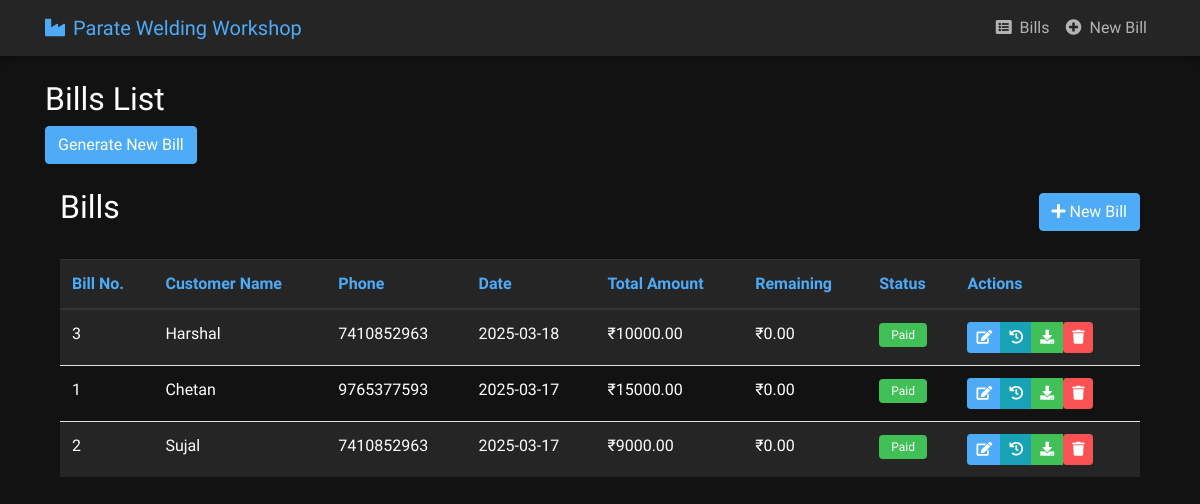
Before: / with the older database file.
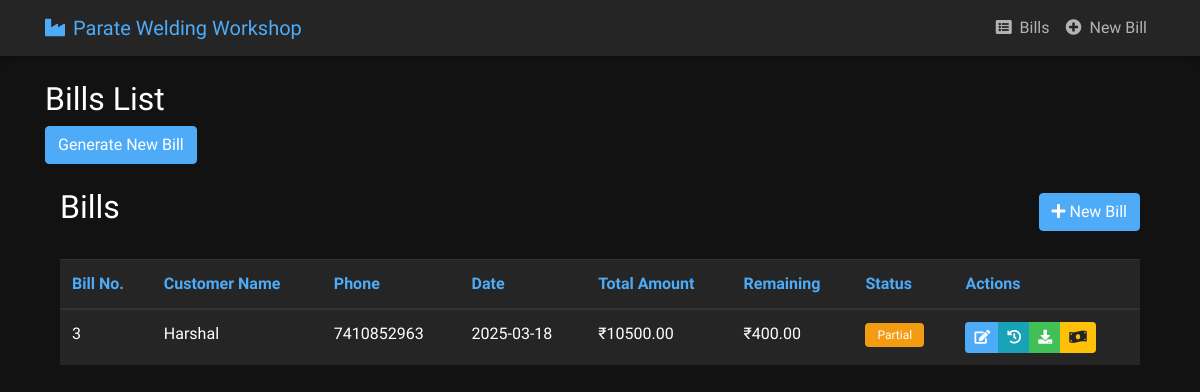
After: the same page with the newer database file.
### app.py (models this page shows)
class Bill(db.Model):
    id = db.Column(db.Integer, primary_key=True)
    customer_name = db.Column(db.String(100), nullable=False)
    phone_number = db.Column(db.String(10), nullable=False)
    bill_date = db.Column(db.DateTime, nullable=False, default=datetime.utcnow)
    total_amount = db.Column(db.Float, nullable=False)
    remaining_amount = db.Column(db.Float, nullable=False)
    items = db.relationship('BillItem', backref='bill', lazy=True)
    payments = db.relationship('Payment', backref='bill', lazy=True)

### app.py (the view)
@app.route('/')
def index():
    bills = Bill.query.order_by(Bill.bill_date.desc()).all()
    return render_template('bill_list.html', bills=bills)

### templates/bill_list.html (shortened to what this page needs)
{% extends "base.html" %}
{% block content %}
<div class="row">
    <div class="col-12">
        <h2>Bills List</h2>
        <div class="mb-3">
            <a href="{{ url_for('generate_bill') }}" class="btn btn-primary">Generate New Bill</a>
        </div>
        <div class="container mt-4">
            <div class="d-flex justify-content-between align-items-center mb-4">
                <h2>Bills</h2>
                <a href="{{ url_for('generate_bill') }}" class="btn btn-primary">
                    <i class="fas fa-plus"></i> New Bill
                </a>
            </div>
            {% if bills %}
            <div class="table-responsive">
                <table class="table table-striped">
                    <thead>
                        <tr>
                            <th>Bill No.</th>
                            <th>Customer Name</th>
                            <th>Phone</th>
                            <th>Date</th>
                            <th>Total Amount</th>
                            <th>Remaining</th>
                            <th>Status</th>
                            <th>Actions</th>
                        </tr>
                    </thead>
                    <tbody>
                        {% for bill in bills %}
                        <tr>
                            <td>{{ bill.id }}</td>
                            <td>{{ bill.customer_name }}</td>
                            <td>{{ bill.phone_number }}</td>
                            <td>{{ bill.bill_date.strftime('%Y-%m-%d') }}</td>
                            <td>₹{{ "%.2f"|format(bill.total_amount) }}</td>
                            <td>₹{{ "%.2f"|format(bill.remaining_amount) }}</td>
                            <td>
                                {% if bill.remaining_amount == 0 %}
                                    <span class="badge badge-success">Paid</span>
                                {% elif bill.remaining_amount == bill.total_amount %}
                                    <span class="badge badge-danger">Unpaid</span>
                                {% else %}
                                    <span class="badge badge-warning">Partial</span>
                                {% endif %}
                            </td>
                            <td>
                                <div class="btn-group">
                                    <a href="{{ url_for('edit_bill', bill_id=bill.id) }}" class="btn btn-sm btn-primary" title="Edit">
                                        <i class="fas fa-edit"></i>
                                    </a>
                                    <a href="{{ url_for('payment_history', bill_id=bill.id) }}" class="btn btn-sm btn-info" title="Payment History">
                                        <i class="fas fa-history"></i>
                                    </a>
                                    <a href="{{ url_for('download_bill', bill_id=bill.id) }}" class="btn btn-sm btn-success" title="Download">
                                        <i class="fas fa-download"></i>
                                    </a>
                                    {% if bill.remaining_amount > 0 %}
                                        <button type="button" class="btn btn-sm btn-warning" data-toggle="modal" data-target="#paymentModal{{ bill.id }}" title="Make Payment">
                                            <i class="fas fa-money-bill-wave"></i>
                                        </button>
                                    {% else %}
                                        <form action="{{ url_for('delete_bill', bill_id=bill.id) }}" method="POST" style="display: inline;">
                                            <button type="submit" class="btn btn-sm btn-danger" onclick="return confirm('Are you sure you want to delete this bill?')" title="Delete">
                                                <i class="fas fa-trash"></i>
                                            </button>
                                        </form>
                                    {% endif %}
                                </div>
                            </td>
                        </tr>
                        {% endfor %}
                    </tbody>
                </table>
            </div>
            {% endif %}
        </div>
    </div>
</div>
{% endblock %}

### templates/base.html (shortened to what this page needs)
<!DOCTYPE html>
<html lang="en">
<head>
    <link rel="stylesheet" href="https://cdnjs.cloudflare.com/ajax/libs/font-awesome/5.15.4/css/all.min.css">
    <link rel="stylesheet" href="https://stackpath.bootstrapcdn.com/bootstrap/4.5.2/css/bootstrap.min.css">
    <link rel="stylesheet" href="{{ url_for('static', filename='css/style.css') }}">
</head>
<body>
    <nav class="navbar navbar-expand-lg navbar-dark">
        <div class="container">
            <a class="navbar-brand" href="{{ url_for('index') }}">
                <i class="fas fa-industry mr-2"></i>Parate Welding Workshop
            </a>
            <div class="collapse navbar-collapse" id="navbarNav">
                <ul class="navbar-nav ml-auto">
                    <li class="nav-item">
                        <a class="nav-link" href="{{ url_for('index') }}">
                            <i class="fas fa-list-alt mr-1"></i> Bills
                        </a>
                    </li>
                    <li class="nav-item">
                        <a class="nav-link" href="{{ url_for('generate_bill') }}">
                            <i class="fas fa-plus-circle mr-1"></i> New Bill
                        </a>
                    </li>
                </ul>
            </div>
        </div>
    </nav>
    <div class="container mt-4">
        {% block content %}{% endblock %}
    </div>
</body>
</html>

### static/css/style.css (style rules this page uses)
:root { --bg-primary: #121212; --bg-secondary: #1e1e1e; --bg-elevated: #252525; --text-primary: #ffffff; --text-secondary: #b3b3b3; --accent-color: #4dabf7; --accent-hover: #339af0; --success-color: #40c057; --danger-color: #fa5252; --border-color: #333333; --input-bg: #2a2a2a; }
body { background-color: var(--bg-primary); color: var(--text-primary); font-family: 'Segoe UI', Arial, sans-serif; }
.navbar { background: var(--bg-elevated) !important; box-shadow: 0 2px 8px rgba(0,0,0,0.3); }
.navbar-brand { color: var(--accent-color) !important; }
.nav-link { color: var(--text-secondary) !important; }
.table { color: var(--text-primary); }
.table thead th { background-color: var(--bg-elevated); border-color: var(--border-color); color: var(--accent-color); }
.table-striped tbody tr:nth-of-type(odd) { background-color: var(--bg-elevated); }
.btn-primary { background-color: var(--accent-color); border-color: var(--accent-color); }
.btn-success { background-color: var(--success-color); border-color: var(--success-color); }
.badge { padding: 0.5em 1em; border-radius: 4px; font-weight: 500; }
.badge-warning { background-color: #f39c12; color: white; }

Changed rows visible on the page:
removed Bill: id "1", customer_name "Chetan", phone_number "9765377593", bill_date "2025-03-17", total_amount "15000.00", remaining_amount "0.00", shows "Paid"
removed Bill: id "2", customer_name "Sujal", phone_number "7410852963", bill_date "2025-03-17", total_amount "9000.00", remaining_amount "0.00", shows "Paid"
changed Bill "Harshal": total_amount "10000.00" → "10500.00"; remaining_amount "0.00" → "400.00"; remaining_amount "Paid" → "Partial"
